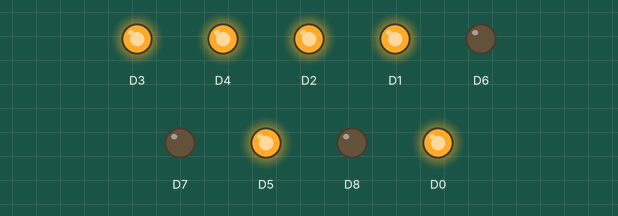
A sketch run on a simulated ESP8266 (NodeMCU). Parts: output pins drawn as LEDs (lit = HIGH).

Above: at 0.1 s.
At 3.3 s:
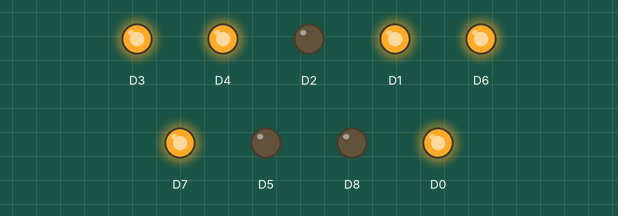
At 8.8 s:
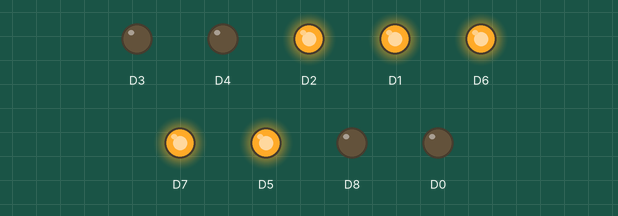
At 16.3 s:
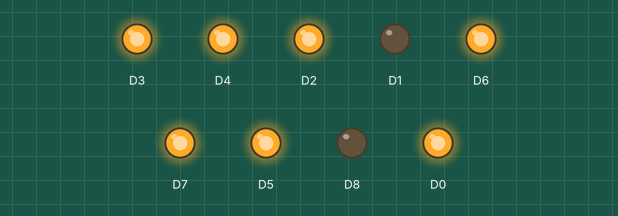
At 20.8 s:
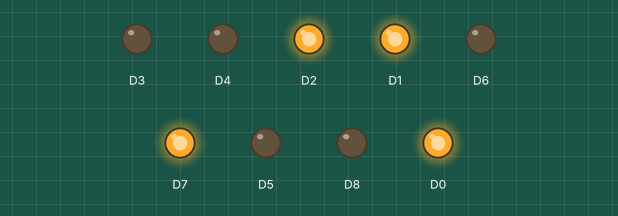
At 38.3 s:
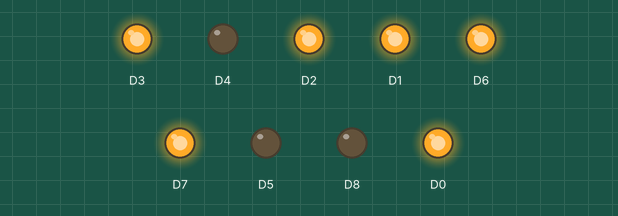
Timing chart, 0 to 40.0 s (numbered marks = the images above):
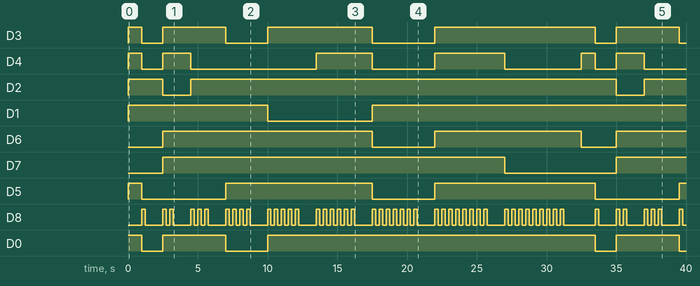

Measured:
- by itself, D3: LOW → HIGH at 0.00 s, → LOW 1.0 s later, → HIGH 1.5 s later, → LOW 4.5 s later, … (10 changes in this stretch)
- by itself, D4: LOW → HIGH at 0.00 s, → LOW 1.0 s later, → HIGH 1.5 s later, → LOW 2.0 s later, … (12 changes in this stretch)
- by itself, D2: goes HIGH 2.5 s, LOW 2.0 s, HIGH 30.5 s, LOW 2.0 s, then HIGH
- by itself, D1: LOW → HIGH at 0.00 s, → LOW 10.0 s later, → HIGH 7.5 s later
- by itself, D6: goes HIGH 15.0 s, LOW 4.5 s, HIGH 10.5 s, LOW 2.5 s, then HIGH
- by itself, D7: LOW → HIGH at 2.5 s, → LOW 24.5 s later, → HIGH 8.0 s later
- by itself, D5: goes HIGH 1.0 s, LOW 6.0 s, HIGH 10.5 s, LOW 4.5 s, HIGH 11.5 s, LOW 6.0 s, then HIGH
- by itself, D8: LOW → HIGH at 1.0 s, → LOW 0.25 s later, → HIGH 1.3 s later, → LOW 0.25 s later, … (104 changes in this stretch)

The sketch:

sketch_aug11a.ino
```cpp
void setup() {
pinMode(D0,OUTPUT);
pinMode(D1,OUTPUT);
pinMode(D2,OUTPUT);
pinMode(D3,OUTPUT);
pinMode(D4,OUTPUT);
pinMode(D5,OUTPUT);
pinMode(D6,OUTPUT);
pinMode(D7,OUTPUT);
pinMode(D8,OUTPUT);
}

void blink(int n){
  for (int i=0;i<n;i++){
  digitalWrite(D8,HIGH);
  delay(250);
  digitalWrite(D8,LOW);
  delay(250);
  }
}
void loop() {
zero();delay(1000);
one();delay(1000);
two();delay(1000);
three();delay(1000);
four();delay(1000);
five();delay(1000);
six();delay(1000);
seven();delay(1000);
eight();delay(1000);
nine();delay(1000);
}
void eight(){
digitalWrite(D0,HIGH);
digitalWrite(D1,HIGH);
digitalWrite(D2,HIGH);
digitalWrite(D3,HIGH);
digitalWrite(D4,HIGH);
digitalWrite(D5,HIGH);
digitalWrite(D6,HIGH);
digitalWrite(D7,HIGH);
blink(8);}

void one(){
digitalWrite(D0,LOW);
digitalWrite(D1,HIGH);
digitalWrite(D2,HIGH);
digitalWrite(D3,LOW);
digitalWrite(D4,LOW);
digitalWrite(D5,LOW);
digitalWrite(D6,LOW);
digitalWrite(D7,LOW);
blink(1);}

void two(){
digitalWrite(D0,HIGH);
digitalWrite(D1,HIGH);
digitalWrite(D2,LOW);
digitalWrite(D3,HIGH);
digitalWrite(D4,HIGH);
digitalWrite(D5,LOW);
digitalWrite(D6,HIGH);
digitalWrite(D7,HIGH);
blink(2);}

void three(){
digitalWrite(D0,HIGH);
digitalWrite(D1,HIGH);
digitalWrite(D2,HIGH);
digitalWrite(D3,HIGH);
digitalWrite(D4,LOW);
digitalWrite(D5,LOW);
digitalWrite(D6,HIGH);
digitalWrite(D7,HIGH);
blink(3);}

void four(){
digitalWrite(D0,LOW);
digitalWrite(D1,HIGH);
digitalWrite(D2,HIGH);
digitalWrite(D3,LOW);
digitalWrite(D4,LOW);
digitalWrite(D5,HIGH);
digitalWrite(D6,HIGH);
digitalWrite(D7,HIGH);
blink(4);}

void five(){
digitalWrite(D0,HIGH);
digitalWrite(D1,LOW);
digitalWrite(D2,HIGH);
digitalWrite(D3,HIGH);
digitalWrite(D4,LOW);
digitalWrite(D5,HIGH);
digitalWrite(D6,HIGH);
digitalWrite(D7,HIGH);
blink(5);}

void six(){
digitalWrite(D0,HIGH);
digitalWrite(D1,LOW);
digitalWrite(D2,HIGH);
digitalWrite(D3,HIGH);
digitalWrite(D4,HIGH);
digitalWrite(D5,HIGH);
digitalWrite(D6,HIGH);
digitalWrite(D7,HIGH);
blink(6);}

void seven(){
digitalWrite(D0,HIGH);
digitalWrite(D1,HIGH);
digitalWrite(D2,HIGH);
digitalWrite(D3,LOW);
digitalWrite(D4,LOW);
digitalWrite(D5,LOW);
digitalWrite(D6,LOW);
digitalWrite(D7,HIGH);
blink(7);}

void nine(){
digitalWrite(D0,HIGH);
digitalWrite(D1,HIGH);
digitalWrite(D2,HIGH);
digitalWrite(D3,HIGH);
digitalWrite(D4,LOW);
digitalWrite(D5,HIGH);
digitalWrite(D6,HIGH);
digitalWrite(D7,LOW);
blink(9);}

void zero(){
digitalWrite(D0,HIGH);
digitalWrite(D1,HIGH);
digitalWrite(D2,HIGH);
digitalWrite(D3,HIGH);
digitalWrite(D4,HIGH);
digitalWrite(D5,HIGH);
digitalWrite(D6,LOW);
digitalWrite(D7,LOW);
}
```
